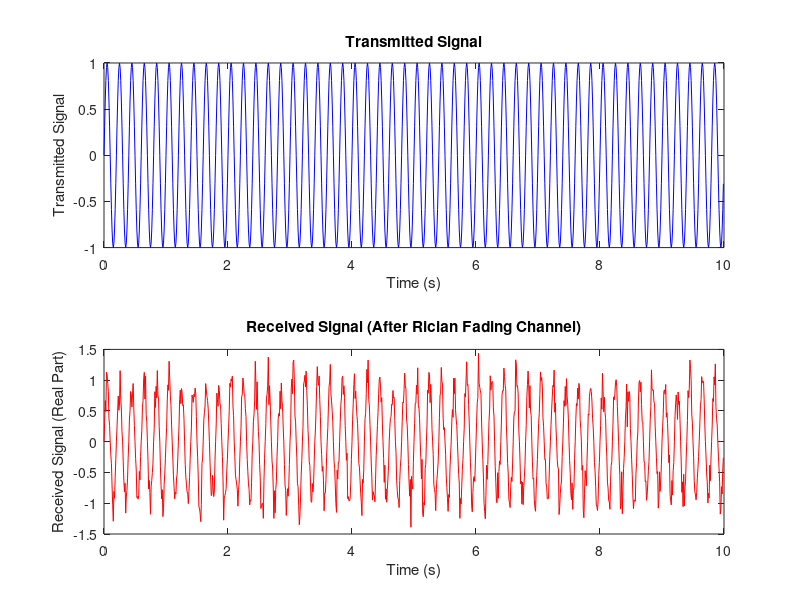

MATLAB code for this plot:
% Rician Fading
clc, clearvars, close all;

N = 1000; 
K = 10;   % Rician K-factor
fd = 10;  % Maximum Doppler shift in Hz
Fs = 100;  

% Generate a transmitted sine wave signal
t = (0:N-1) / Fs; % Time vector
f_carrier = 5;     
transmitted_signal = sin(2*pi*f_carrier*t);


% Generate Rayleigh fading component (complex Gaussian random)
h_rayleigh = (randn(1, N) + 1i * randn(1, N)) / sqrt(2);

% Generate LOS component (constant)
h_los = sqrt(K / (K + 1)); 

% Combine the LOS and Rayleigh components to form the channel
h = h_los + sqrt(1 / (K + 1)) * h_rayleigh;


received_signal = transmitted_signal .* h;

% Plot the transmitted and received signals
figure;
subplot(2,1,1);
plot(t, transmitted_signal, 'b');
xlabel('Time (s)');
ylabel('Transmitted Signal');
title('Transmitted Signal');

subplot(2,1,2);
plot(t, real(received_signal), 'r'); 
% Plot real part of received signal
xlabel('Time (s)');
ylabel('Received Signal (Real Part)');
title('Received Signal (After Rician Fading Channel)');

% Display the channel impulse response
%figure;
%stem(abs(h)); % Plot magnitude of the channel impulse response
%xlabel('Tap Index');
%ylabel('Magnitude');
%title('Channel Impulse Response (Magnitude)');